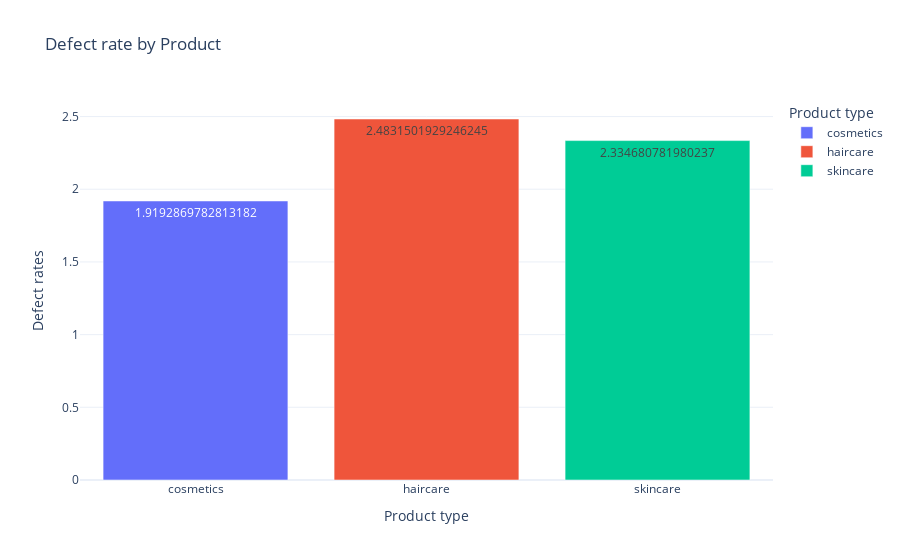

The code cell stored with this chart in its notebook:
### Code cell
defect_rate_by_product = px.bar(defect_rate_Product,
                                x = 'Product type',
                                y = 'Defect rates',
                                title = 'Defect rate by Product',
                                height = 500, 
                                text = defect_rate_Product['Defect rates'],
                                color = 'Product type')

defect_rate_by_product.show()

### Figure 1 — Plotly figure (JSON) as saved in the notebook; plotly's stock layout.template omitted (floating-point values rounded to 4 significant figures)
{"data": [{"alignmentgroup": "True", "hovertemplate": "Product type=%{x}<br>Defect rates=%{text}<extra></extra>", "legendgroup": "cosmetics", "marker": {"color": "#636efa", "pattern": {"shape": ""}}, "name": "cosmetics", "offsetgroup": "cosmetics", "orientation": "v", "showlegend": true, "text": [1.919], "textposition": "auto", "type": "bar", "x": ["cosmetics"], "xaxis": "x", "y": [1.919], "yaxis": "y"}, {"alignmentgroup": "True", "hovertemplate": "Product type=%{x}<br>Defect rates=%{text}<extra></extra>", "legendgroup": "haircare", "marker": {"color": "#EF553B", "pattern": {"shape": ""}}, "name": "haircare", "offsetgroup": "haircare", "orientation": "v", "showlegend": true, "text": [2.483], "textposition": "auto", "type": "bar", "x": ["haircare"], "xaxis": "x", "y": [2.483], "yaxis": "y"}, {"alignmentgroup": "True", "hovertemplate": "Product type=%{x}<br>Defect rates=%{text}<extra></extra>", "legendgroup": "skincare", "marker": {"color": "#00cc96", "pattern": {"shape": ""}}, "name": "skincare", "offsetgroup": "skincare", "orientation": "v", "showlegend": true, "text": [2.335], "textposition": "auto", "type": "bar", "x": ["skincare"], "xaxis": "x", "y": [2.335], "yaxis": "y"}], "layout": {"autosize": true, "barmode": "relative", "legend": {"title": {"text": "Product type"}, "tracegroupgap": 0}, "title": {"text": "Defect rate by Product"}, "xaxis": {"anchor": "y", "autorange": true, "categoryarray": ["cosmetics", "haircare", "skincare"], "categoryorder": "array", "domain": [0, 1], "range": [-0.5, 2.5], "title": {"text": "Product type"}, "type": "category"}, "yaxis": {"anchor": "x", "autorange": true, "domain": [0, 1], "range": [0, 2.614], "title": {"text": "Defect rates"}, "type": "linear"}}}
